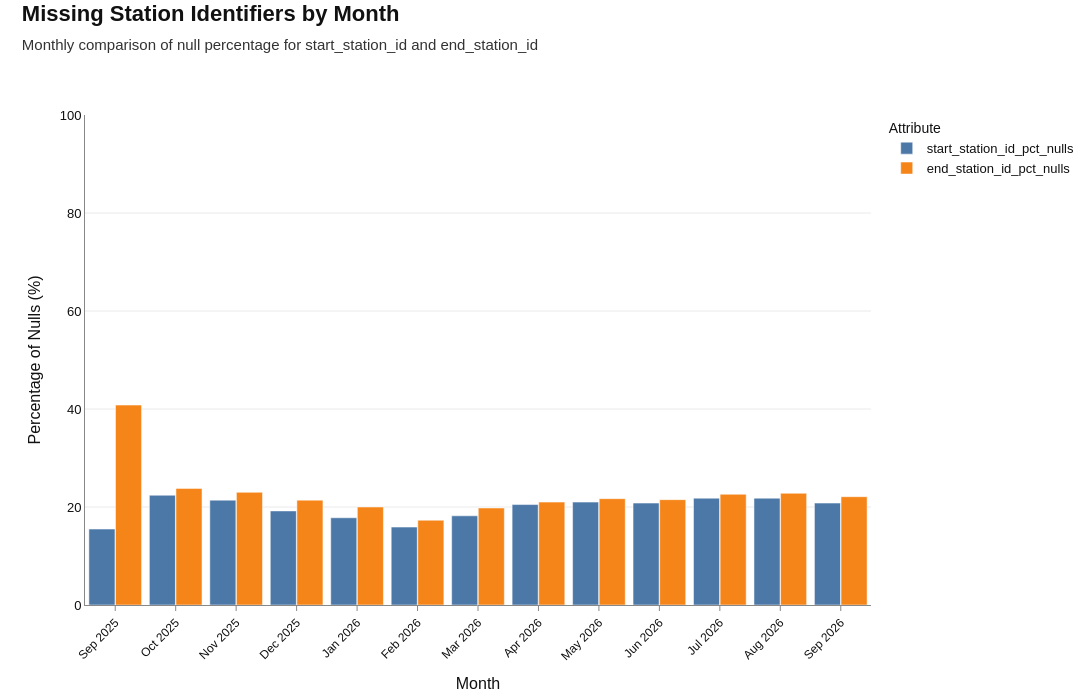

This figure's notebook cell:
### Code cell
fig = plot_null_percentages_bar(
    d=nulls_per_year_month,
    category_col="year_month",
    value_cols=[
        "start_station_id_pct_nulls",
        "end_station_id_pct_nulls"
    ],
    category_title="Month",
    title="Missing Station Identifiers by Month",
    subtitle="Monthly comparison of null percentage for start_station_id and end_station_id",
    width=1100,
    height=700,
    label_angle=-45
)

fig.show()

### Figure 1 — Plotly figure (JSON) as saved in the notebook; plotly's stock layout.template omitted (floating-point values rounded to 4 significant figures)
{"data": [{"alignmentgroup": "True", "hovertemplate": "Attribute=start_station_id_pct_nulls<br>Month=%{x}<br>Percentage of Nulls (%)=%{y}<extra></extra>", "legendgroup": "start_station_id_pct_nulls", "marker": {"color": "#4C78A8", "pattern": {"shape": ""}}, "name": "start_station_id_pct_nulls", "offsetgroup": "start_station_id_pct_nulls", "orientation": "v", "showlegend": true, "textposition": "auto", "type": "bar", "x": ["Sep 2025", "Oct 2025", "Nov 2025", "Dec 2025", "Jan 2026", "Feb 2026", "Mar 2026", "Apr 2026", "May 2026", "Jun 2026", "Jul 2026", "Aug 2026", "Sep 2026"], "xaxis": "x", "y": [15.5, 22.4, 21.4, 19.2, 17.8, 15.9, 18.2, 20.5, 21.0, 20.8, 21.8, 21.8, 20.8], "yaxis": "y"}, {"alignmentgroup": "True", "hovertemplate": "Attribute=end_station_id_pct_nulls<br>Month=%{x}<br>Percentage of Nulls (%)=%{y}<extra></extra>", "legendgroup": "end_station_id_pct_nulls", "marker": {"color": "#F58518", "pattern": {"shape": ""}}, "name": "end_station_id_pct_nulls", "offsetgroup": "end_station_id_pct_nulls", "orientation": "v", "showlegend": true, "textposition": "auto", "type": "bar", "x": ["Sep 2025", "Oct 2025", "Nov 2025", "Dec 2025", "Jan 2026", "Feb 2026", "Mar 2026", "Apr 2026", "May 2026", "Jun 2026", "Jul 2026", "Aug 2026", "Sep 2026"], "xaxis": "x", "y": [40.8, 23.8, 23.0, 21.4, 20.0, 17.3, 19.8, 21.0, 21.7, 21.5, 22.6, 22.8, 22.1], "yaxis": "y"}], "layout": {"bargap": 0.12, "bargroupgap": 0.02, "barmode": "group", "font": {"color": "#111111", "family": "Arial, sans-serif", "size": 14}, "height": 700, "legend": {"bgcolor": "rgba(0,0,0,0)", "font": {"color": "#111111", "size": 13}, "title": {"font": {"color": "#111111", "size": 14}, "text": "Attribute"}, "tracegroupgap": 0, "x": 1.02, "xanchor": "left", "y": 1, "yanchor": "top"}, "margin": {"b": 95, "l": 85, "r": 190, "t": 115}, "paper_bgcolor": "white", "plot_bgcolor": "white", "showlegend": true, "title": {"font": {"color": "#111111", "size": 22}, "text": "<b>Missing Station Identifiers by Month</b><br><span style='font-size:15px; color:#333333; font-weight:normal;'>Monthly comparison of null percentage for start_station_id and end_station_id</span>", "x": 0.02, "xanchor": "left", "y": 0.97, "yanchor": "top"}, "width": 1100, "xaxis": {"anchor": "y", "automargin": true, "categoryarray": ["Sep 2025", "Oct 2025", "Nov 2025", "Dec 2025", "Jan 2026", "Feb 2026", "Mar 2026", "Apr 2026", "May 2026", "Jun 2026", "Jul 2026", "Aug 2026", "Sep 2026"], "categoryorder": "array", "domain": [0, 1], "linecolor": "#888888", "showgrid": false, "showline": true, "tickangle": -45, "tickcolor": "#888888", "tickfont": {"color": "#111111", "size": 12}, "ticks": "outside", "title": {"font": {"color": "#111111", "size": 16}, "standoff": 15, "text": "Month"}, "type": "category"}, "yaxis": {"anchor": "x", "automargin": true, "domain": [0, 1], "dtick": 20, "gridcolor": "#EAEAEA", "linecolor": "#888888", "range": [0, 100], "showgrid": true, "showline": true, "tickfont": {"color": "#111111", "size": 13}, "title": {"font": {"color": "#111111", "size": 16}, "standoff": 15, "text": "Percentage of Nulls (%)"}, "zeroline": false}}}
